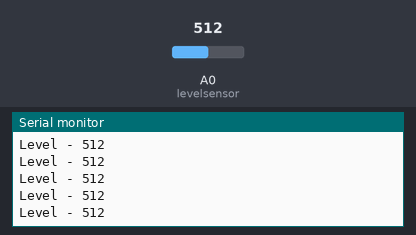
Bench run of a sketch on a simulated Arduino Uno, built with avr-gcc and run on an emulated ATmega328P. Parts: the last lines printed to the serial monitor. Inputs (shaded band) come from the test bench; at power-on: A0 (levelsensor) = 512. No radio packets arrive unless stated.

Above: at 1.2 s.
1.3 s: A0 (levelsensor) set to 716
At 1.34 s:
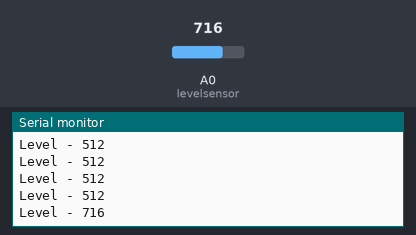
2.8 s: A0 (levelsensor) set to 900
At 2.86 s:
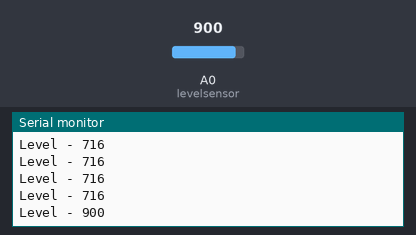
Timing chart, 0 to 5.8 s (numbered marks = the images above; inputs shaded):
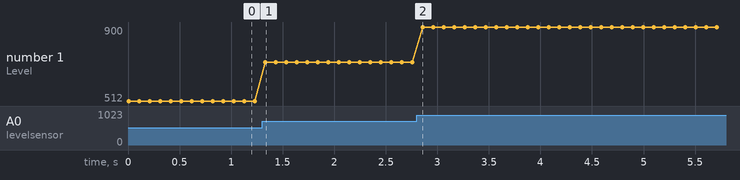

Measured:
- after the input at 1.3 s, the serial monitor: prints a new line at once (image 1)
- after the input at 2.8 s, the serial monitor: prints a new line after 0.06 s (image 2)
- plotted number 1: 512 → 716 after the input at 1.3 s, 716 → 900 after the input at 2.8 s

The sketch:

tx2.ino
```cpp
#include<SPI.h>
#include<nRF24L01.h>
#include<RF24.h>

#define levelsensor A0

RF24 radio(7,8);

unsigned int level;

unsigned char ADDRESS1[5] = {0xb2, 0x43, 0x88, 0x99, 0x45};

void setup() {
  Serial.begin(9600);
  pinMode(levelsensor,INPUT);
  radio.begin();
  radio.setRetries(15,15);
  radio.setDataRate(RF24_250KBPS);
  radio.setPALevel(RF24_PA_MAX);
  radio.openWritingPipe(ADDRESS1);
  radio.openReadingPipe(0,ADDRESS1);
  radio.stopListening();
}

void loop() {
  level = analogRead(levelsensor);
  radio.write(&level,sizeof(level));
  Serial.print("Level - ");
  Serial.println(level);
  delay(100);

  }
```
